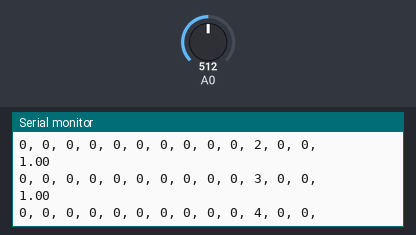
A sketch run on a simulated Arduino Uno, built with avr-gcc and run on an emulated ATmega328P. Parts: the last lines printed to the serial monitor. Inputs (shaded band) come from the test bench; at power-on: A0 = 512.

Above: at 1.2 s.
1.3 s: A0 set to 716
At 1.82 s:
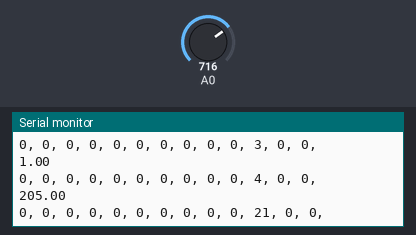
2.8 s: A0 set to 900
At 2.82 s:
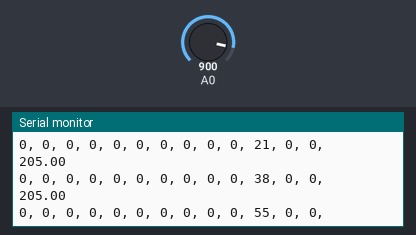
Timing chart, 0 to 5.8 s (numbered marks = the images above; inputs shaded):
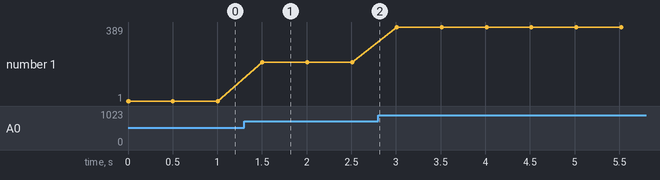

Measured:
- after the input at 1.3 s, the serial monitor: prints a new line after 0.21 s (image 1)
- plotted number 1: 1 → 205 after the input at 1.3 s, 205 → 389 after the input at 2.8 s

The sketch:

4_servo.ino
```cpp
#include "pinValue.h"
#include "changeVal.h"

pinValue pin;
int val;
void setup(){
  Serial.begin(9600);
  pin.set_analog( 9,physics(analogRead(A0) ));

}
void loop(){
  val = analogRead(A0);
  val = physics(val);

  val = pin.return_analog(9) + val;
  pin.set_analog(9, val);

  pin.print_analog();
  delay(500);//Good time frame for real physics
}
```

changeVal.h
```cpp
#ifndef _CHANGEVAL_
#define _CHANGEVAL_
int physics(int value){
  double temp;
  double deadZone = 3;
  temp = constrain(value,0,1023);
  temp = temp-511.0;

  Serial.println(temp);
  if(temp < 0.0 - deadZone){
    //Serial.print("valueOne: ");
    //Serial.println(temp);

    temp = (temp / 51.0)*(temp / 51.0) + 1.0;
    return -1 * temp;
  }
  else if(temp > 0.0 + deadZone){
    //Serial.print("valueTwo: ");
    //Serial.println(temp);
    temp = (temp / 51.0)*(temp / 51.0) + 1.0;
    //Serial.println(temp);
    return temp;
  }
  else{
    return temp;
  }
}
#endif _CHANGEVAL_
```

pinValue.h
```cpp
#ifndef _PINVALUE_
#define _PINVALUE_

class pinValue{
  private:
    int pin;

    bool *myPin;
    int *myAnalog;
    bool *digit;

  public:
    pinValue(){
      int i;
      pin = 13;
      myPin = new bool[pin]; //Store on/off
      myAnalog = new int[pin];//store analog value
      digit = new bool[pin]; //store if pin is being used as digital or analog

      for(i=0;i<pin;i++){
        myPin[i] = 0;
        myAnalog[i] = 0;
        digit[i] = 0;
      }
    }
    bool return_pin(int index){
      return myPin[index+1];
    }
    int return_analog(int index){
      return myAnalog[index+1];
    }
    bool return_digit(int index){
      return digit[index+1];
    }

    void set_analog(int index, int value){
        //value = value - 511;
        value = constrain(value,-511,511);
        myAnalog[index+1] = value;
        return;
    }


    void print_pin(){
      int i;
      for(i=0;i<pin;i++){
        Serial.print(myPin[i] );
        Serial.print(", ");
      }
      Serial.println();
    }
    void print_analog(){
      int i;
      for(i=0;i<pin;i++){
        Serial.print(myAnalog[i] );
        Serial.print(", ");
      }
      Serial.println();
    }
    void print_digit(){
      int i;
      for(i=0;i<pin;i++){
        Serial.print(digit[i] );
        Serial.print(", ");
      }
      Serial.println();
    }
};


#endif
```
